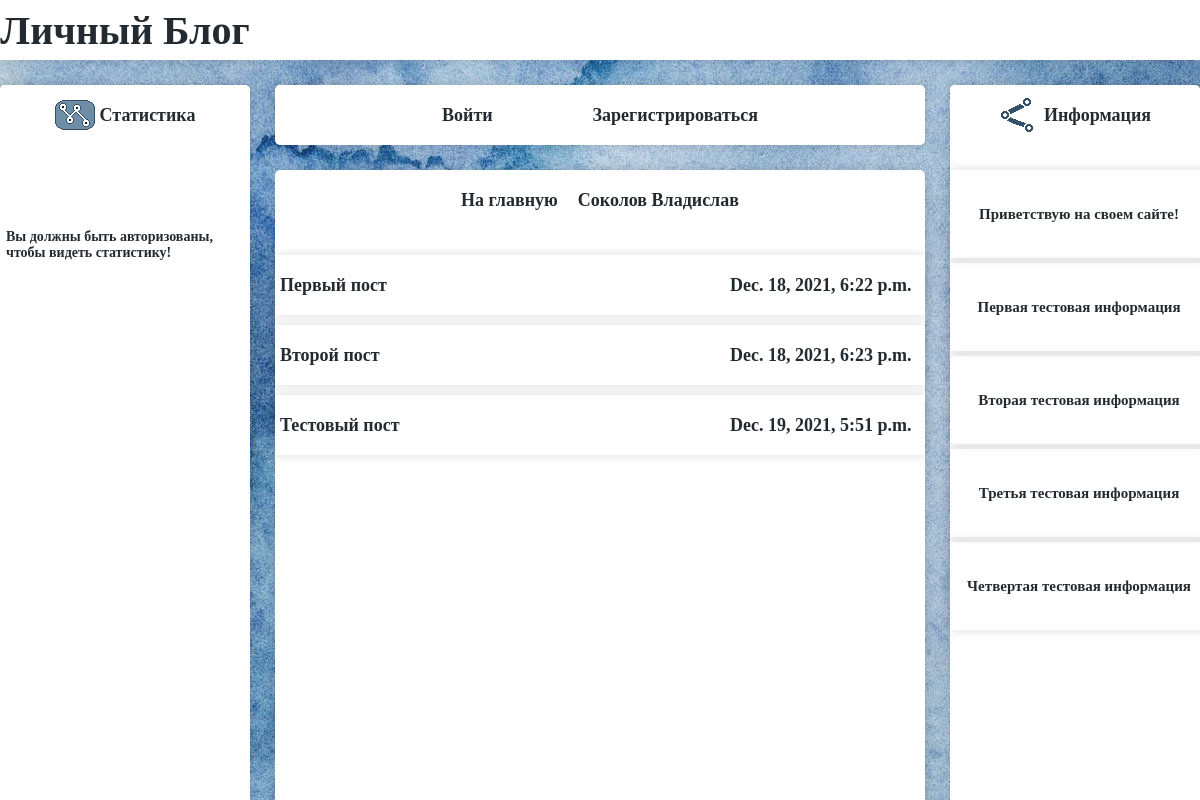
The app's page /8/ with its own data.
### blog/models.py (models this page shows)
class Post(models.Model):
	post_title = models.CharField('заголовок вопроса', max_length=50)
	post_text = models.TextField('текст вопроса')
	pub_date = models.DateTimeField('дата публикации')
	author_first_name = models.CharField('имя', max_length=50)
	author_last_name = models.CharField('фамилия', max_length=50)
	user = models.ForeignKey(User, on_delete=models.CASCADE)
	class Meta:
		verbose_name = 'Пост'
		verbose_name_plural = 'Посты'

class AdminInformation(models.Model):
	text_information = models.CharField('текст информации', max_length=50)
	class Meta:
		verbose_name = 'Информация админа'
		verbose_name_plural = 'Информация админа'

### blog/views.py (the view)
# urls.py: path('<int:user_id>/', views.viewProfile, name = 'viewProfile'),
def viewProfile(request, user_id):
	all_admin_inf = AdminInformation.objects.all()
	user = User.objects.get(id = user_id)
	posts = Post.objects.all().filter(user_id = user_id)
	all_posts = Post.objects.filter(user = request.user.id).count()
	return render(request, 'profile.html', {'user': user, 'posts': posts, 'all_posts': all_posts, 'all_admin_inf':all_admin_inf })

### PersonalBlog/templates/profile.html (shortened to what this page needs)
{% extends 'base.html' %}
{% block content %}
    <div class="profile_back_block"><div class="profile_a"><a href="{% url 'blog:index' %}">На главную</a></div><p>{{user.last_name}} {{user.first_name}}</p></div>
    {% for p in posts %}
    		<a class="profile_view_profile_block" href="{% url 'blog:viewPost' user.id p.id %}">
    			<div class="p1_block"><p class="p1">{{p.post_title}}</p></div>
    			<div class="p2_block"><p class="p2">{{p.pub_date}}</p></div>
    		</a>
    {% endfor %}
{% endblock %}

### PersonalBlog/templates/base.html (shortened to what this page needs)
{% load static %}
<!DOCTYPE html>
<html lang="ru">
<head>
    <link rel="stylesheet" href="{% static "css/base.css" %}">
    <link rel="stylesheet" href="{% static "css/index.css" %}">
    <link rel="stylesheet" href="{% static "css/profile.css" %}">
    <link rel="stylesheet" href="{% static "css/viewPost.css" %}">
</head>
<body>
    <div class="background" style="background-image: url('{% static "background.jpg"%}')">
        <div class="header">
            <div class="header_block">
                <div class="header_word_block">
                    <span class="header_word">Личный Блог</span>
                </div>
            </div>
        </div>
        <div class="main">
            <div class="main_block">
                <div class="m1">
                    <div class="m1_zag_block">
                        <div class="stats_im" style="background-image: url('{% static "stats.png"%}')"></div>
                        <p>Статистика</p>
                    </div>
                    <div class="m1_stat_block">
                        {% if not request.user.is_authenticated %}
                            <p>Вы должны быть авторизованы, чтобы видеть статистику!</p>
                        {% endif %}
                    </div>
                </div>
                <div class="m2">
                    <div class="block_profile_view">
                        {% if not request.user.is_authenticated %}
                            <a class="button_login" href="{% url 'blog:loginUser' %}">Войти</a>
                            <a class="button_register" href="{% url 'blog:registrationUser' %}">Зарегистрироваться</a>
                        {% endif %}
                    </div>
                    <div class="block_list">
                        <main>
                            {% block content %}{% endblock %}
                        </main>
                    </div>
                </div>
                <div class="m3">
                    <div class="m3_zag_block">
                        <div class="link_im" style="background-image: url('{% static "link.png"%}')"></div>
                        <p>Информация</p>
                    </div>
                    {% for i in all_admin_inf %}
                        <div class="inf_admin_block"><p>{{i.text_information}}</p></div>
                    {% endfor %}
                </div>
            </div>
        </div>
    </div>
</body>
</html>

### PersonalBlog/static/css/base.css (style rules this page uses)
* { margin: 0; padding: 0; }
.background { background-size: 2220px 1080px; background-repeat: no-repeat; background-position: top; background-attachment: fixed; position: fixed; width: 100vw; height: 100vh; background: #55A9E5; }
.header { display: flex; justify-content: center; width: 100%; height: 60px; background: white; box-shadow: 0 0 10px rgba(0,0,0,0.15); }
.header_block { width: 1200px; height: 60px; background: white; }
.header_word_block { display: flex; align-items: center; justify-content: center; width: 250px; height: 60px; }
.header_word { color: #232A30; font-size: 40px; font-weight: 600 }
.main { display: flex; justify-content: center; position: fixed; width: 100vw; height: 100vh; }
.main_block { display: flex; width: 1200px; min-height: 2000px; max-height: 100%; }
.m1 { width: 250px; height: 800px; margin-top: 25px; margin-right: 25px; background: white; border-radius: 5px; box-shadow: 0 0 10px rgba(0,0,0,0.15); }
.stats_im { width: 40px; height: 40px; padding-right: 5px; background-repeat: no-repeat; }
.link_im { width: 40px; height: 40px; padding-right: 5px; background-repeat: no-repeat; }
.m1_zag_block { width: 250px; height: 60px; display: flex; align-items: center; justify-content: center; margin-bottom: 25px; background: white; border-radius: 5px; }
.m1_zag_block p { color: #232A30; font-size: 18px; font-weight: 600; }
.m1_stat_block { width: 250px; height: 150px; display: flex; align-items: center; justify-content: center; }
.m1_stat_block p { margin: 6px; color: #232A30; font-size: 14px; font-weight: 600; }
.m2 { width: 650px; height: 800px; margin-top: 25px; }
.m3_zag_block { width: 250px; height: 60px; display: flex; align-items: center; justify-content: center; margin-bottom: 25px; background: white; border-radius: 5px; }
.m3_zag_block p { color: #232A30; font-size: 18px; font-weight: 600; }
.block_profile_view { display: flex; align-items: center; justify-content: center; width: 650px; height: 60px; margin-bottom: 25px; background: white; border-radius: 5px; box-shadow: 0 0 10px rgba(0,0,0,0.15); }
.button_login { margin-right: 100px; text-decoration: none; color: #232A30; font-size: 18px; font-weight: 600 }
.button_register { text-decoration: none; color: #232A30; font-size: 18px; font-weight: 600 }
.block_list { width: 650px; height: 715px; background: white; border-radius: 5px; box-shadow: 0 0 10px rgba(0,0,0,0.15); }
.m3 { width: 250px; height: 800px; margin-top: 25px; margin-left: 25px; background: white; border-radius: 5px; box-shadow: 0 0 10px rgba(0,0,0,0.15); }
.inf_admin_block { width: 250px; height: 80px; display: flex; align-items: center; justify-content: center; margin-bottom: 5px; box-shadow: 0 0 10px rgba(0,0,0,0.15); padding: 4px; }
.inf_admin_block p { color: #232A30; font-size: 15px; font-weight: 600; }

### PersonalBlog/static/css/profile.css (style rules this page uses)
.profile_back_block { width: 650px; height: 60px; display: flex; align-items: center; justify-content: center; margin-bottom: 25px; }
.profile_a { margin-right: 20px; }
.profile_back_block a { text-decoration: none; color: #232A30; font-size: 18px; font-weight: 600; }
.profile_back_block p { color: #232A30; font-size: 18px; font-weight: 600 }
.profile_view_profile_block { text-decoration: none; display: flex; align-items: center; width: 650px; height: 60px; margin: 10px 0; box-shadow: 0 0 10px rgba(0,0,0,0.15); -webkit-transition: all 0.3s ease;; -moz-transition: all 0.3s ease;; -o-transition: all 0.3s ease;; transition: all 0.3s ease; }
.p1_block { margin-left: 5px; width: 450px; height: 60px; display: flex; align-items: center; }
.p1 { color: #232A30; font-size: 18px; font-weight: 600 }
.p2_block { right: 0px; }
.p2 { color: #232A30; font-size: 18px; font-weight: 600 }

### records on screen
Post: post_title "Первый пост", pub_date "Dec. 18, 2021, 6:22 p.m."
Post: post_title "Второй пост", pub_date "Dec. 18, 2021, 6:23 p.m."
Post: post_title "Тестовый пост", pub_date "Dec. 19, 2021, 5:51 p.m."
AdminInformation: text_information "Приветствую на своем сайте!"
AdminInformation: text_information "Первая тестовая информация"
AdminInformation: text_information "Вторая тестовая информация"
AdminInformation: text_information "Третья тестовая информация"
AdminInformation: text_information "Четвертая тестовая информация"

### other values on screen
{{ user.last_name }} "Соколов"
{{ user.first_name }} "Владислав"
